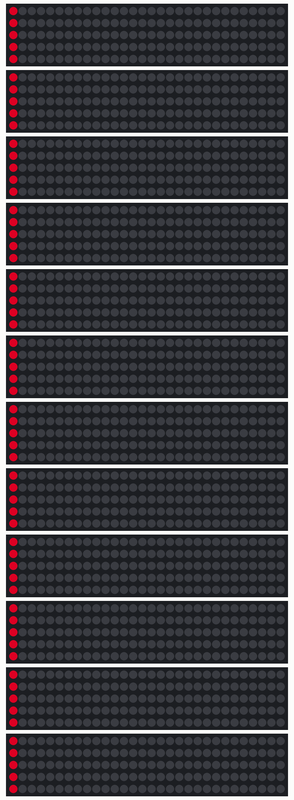
The sketch below on a simulated Arduino Uno, built with avr-gcc and run on an emulated ATmega328P. Parts: 12 × 150 RGB LEDs in strip order, left to right, continuing on the next row. Dim RGB values are drawn brighter than linear; random numbers use the default seed unless the sketch sets one.

Above: at 0.23 s.
At 16.88 s:
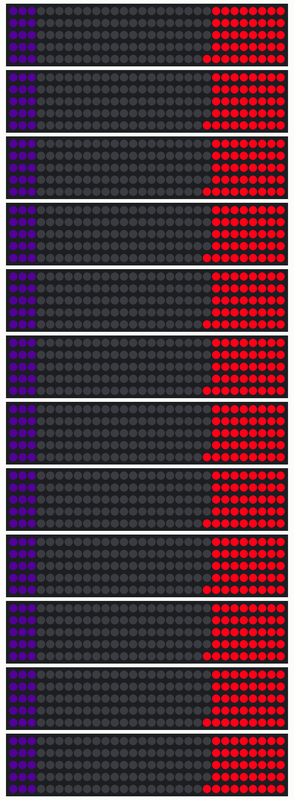
At 18.76 s:
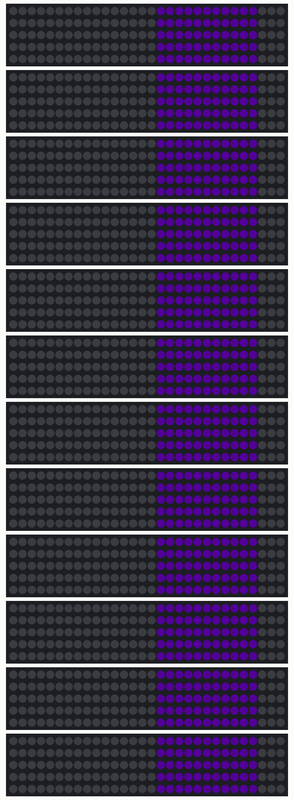
At 20.64 s:
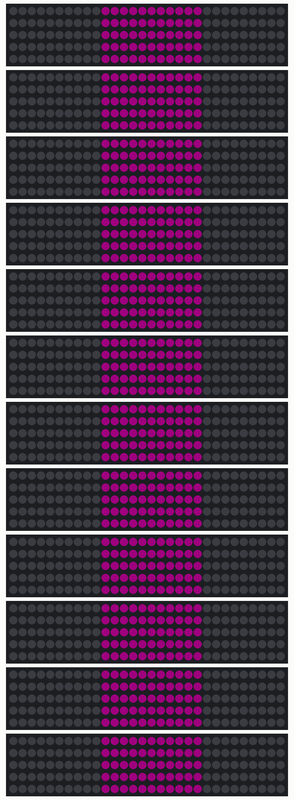
At 22.53 s:
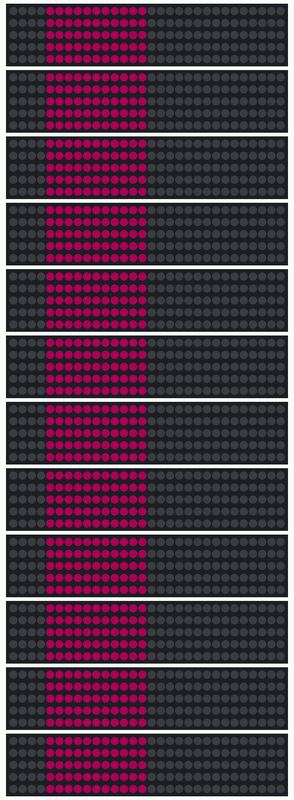
At 24.41 s:
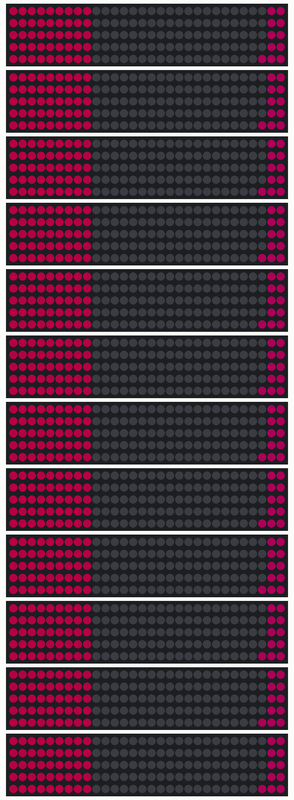

The sketch:

dancing-oak-2020.ino
```cpp
// Dancing Oak

// Waves of blue and green pulsing up 12 x 5m strands of NeoPixel
// lights running up the sides of an old oak tree.
// NeoPixel data wires plugged into Arduino pins 0-11, NeoPixel
// ground wires all connected to common ground. NeoPixel power
// lines plugged into two 5V 20A brick power supplies.

#include <Adafruit_NeoPixel.h>

#define N_LEDS  150     // 5 meter reel @ 30 LEDs/m
#define N_REELS 12      // Use pins 0 through N_REELS-1 to control each reel of NeoPixels

// The Arduino compiler won't let me do this in a loop
int pin = 0;
Adafruit_NeoPixel strip[] = {
   Adafruit_NeoPixel(N_LEDS, pin++, NEO_GRB + NEO_KHZ800),
   Adafruit_NeoPixel(N_LEDS, pin++, NEO_GRB + NEO_KHZ800),
   Adafruit_NeoPixel(N_LEDS, pin++, NEO_GRB + NEO_KHZ800),
   Adafruit_NeoPixel(N_LEDS, pin++, NEO_GRB + NEO_KHZ800),
   Adafruit_NeoPixel(N_LEDS, pin++, NEO_GRB + NEO_KHZ800),
   Adafruit_NeoPixel(N_LEDS, pin++, NEO_GRB + NEO_KHZ800),
   Adafruit_NeoPixel(N_LEDS, pin++, NEO_GRB + NEO_KHZ800),
   Adafruit_NeoPixel(N_LEDS, pin++, NEO_GRB + NEO_KHZ800),
   Adafruit_NeoPixel(N_LEDS, pin++, NEO_GRB + NEO_KHZ800),
   Adafruit_NeoPixel(N_LEDS, pin++, NEO_GRB + NEO_KHZ800),
   Adafruit_NeoPixel(N_LEDS, pin++, NEO_GRB + NEO_KHZ800),
   Adafruit_NeoPixel(N_LEDS, pin++, NEO_GRB + NEO_KHZ800)
};

void setup() {
  randomSeed(analogRead(0));  // Initialize random number generator using analog noise
  for (int p = 0; p < N_REELS; p++) {
    strip[p].begin();
  }
}

uint32_t r_inc = 0x110000;
uint32_t g_inc = 0x001100;
uint32_t b_inc = 0x000011;

void loop() {
  stream(0x960018, r_inc); // Red Pink
  stream(0xFF0000, r_inc); // Red
  stream(0xFF00FF, r_inc); // Magenta
  stream(0xFF0800, r_inc); // Candy Apple
  stream(0xDC143C, r_inc); // Crimson Red
  stream(0xFF4500, r_inc); // Orange Red
  stream(0xE0115F, r_inc); // Pink
  stream(0x7F00FF, r_inc); // Violet
  stream(0x336EFF, b_inc); // Darker blue
  stream(0x33F6FF, b_inc); // Lighter blue
  stream(0x20B2AA, g_inc); // Light sea green
  stream(0x00FF7F, g_inc); // Spring Green
  stream(0x32CD32, g_inc); // Lime Green
  stream(0x00FF00, g_inc); // Lime
  stream(0xFFFF00, b_inc); // Green Yellow
  stream(0x7FFF00, b_inc); // Chartreuse
  stream(0x8B4000, b_inc); // Warm Yellow

}

static void stream(uint32_t c, uint32_t c_inc) {
  uint16_t pixels_to_light = 11;
  uint16_t bands = 5;
  uint16_t band_length = floor(strip[0].numPixels()/bands);
  uint16_t same_color_repeat = random(12, 15);

  for(uint16_t j=0; j<same_color_repeat; j++) {
    for(uint16_t i=0; i<band_length; i++) {
      for(uint16_t b=0; b<bands; b++) {
        for (int p = 0; p < N_REELS; p++) {
          strip[p].setPixelColor(i+(b*band_length), c);                  // Draw new pixel
          strip[p].setPixelColor(i+(b*band_length)-pixels_to_light, 0);  // Erase pixel a few steps back
        }
      }

      // Erase the last pixels on the strip from the previous run
      if (i<=pixels_to_light) {
        for (int p = 0; p < N_REELS; p++) {
          strip[p].setPixelColor(strip[p].numPixels()-1-pixels_to_light+i, 0);
        }
      }

      for (int p = 0; p < N_REELS; p++) {
        strip[p].show();
      }
      delay(5);
    }
    c += c_inc;
  }
}
```
